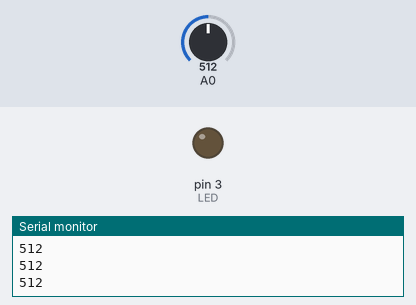
The sketch below on a simulated Arduino Uno, built with avr-gcc and run on an emulated ATmega328P. Shown: output pins drawn as LEDs (lit = HIGH), the last lines printed to the serial monitor. The inputs (shaded band) are chosen by the test bench; at power-on: A0 = 512.

Above: at 1.3 s.
1.4 s: A0 set to 732
2.9 s: A0 set to 764
At 3.6 s:
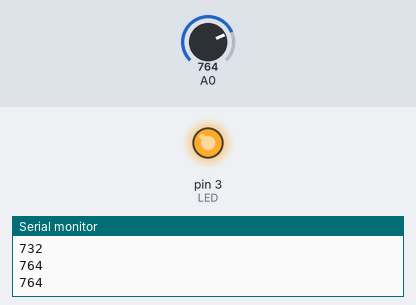
4.5 s: A0 set to 740
At 5.7 s:
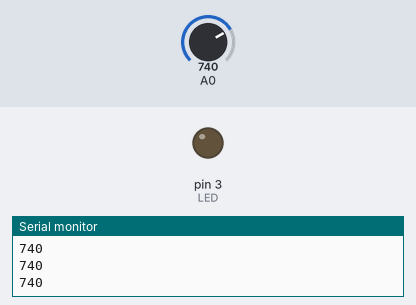
6.0 s: A0 set to 760
At 7.1 s:
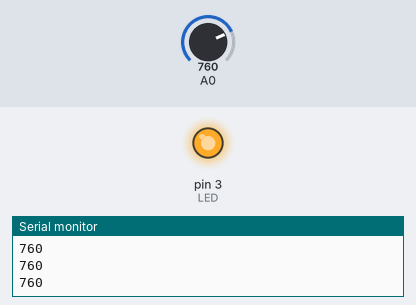
Timing chart, 0 to 8.5 s (numbered marks = the images above; inputs shaded):
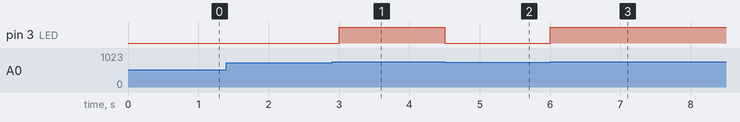

Measured:
- the behaviour switches between 749 and 750 on A0 (found by bisection; images 0 and 1)
- after the input at 2.9 s, pin 3 (LED): LOW → HIGH after 0.10 s
- after the input at 4.5 s, pin 3 (LED): HIGH → LOW at once
- after the input at 6.0 s, pin 3 (LED): LOW → HIGH at once

The sketch:

LDRLED.ino
```cpp
#define LED 3

void setup() {
  Serial.begin(9600);
  pinMode(A0, INPUT);
  pinMode(LED, OUTPUT);
}

void loop() {
  int light = analogRead(A0);
  Serial.println(light);

  if (light >= 750) {
    digitalWrite(LED, HIGH);
  } else {
    digitalWrite(LED, LOW);
  }
  delay(500);
}
```
